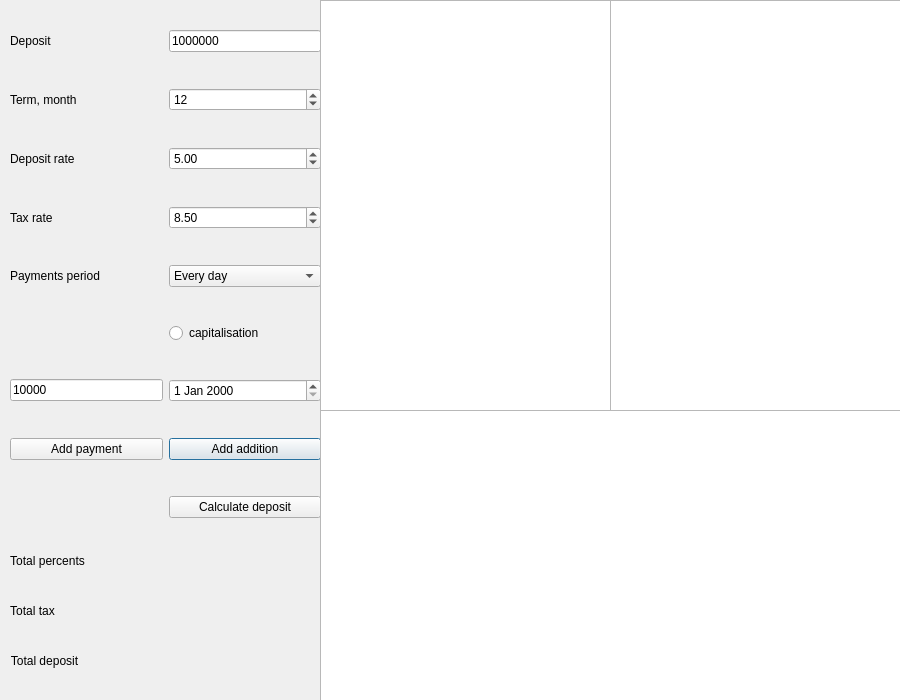
<?xml version="1.0" encoding="UTF-8"?>
<ui version="4.0">
 <class>DepositCalc</class>
 <widget class="QDialog" name="DepositCalc">
  <property name="geometry">
   <rect>
    <x>0</x>
    <y>0</y>
    <width>900</width>
    <height>700</height>
   </rect>
  </property>
  <property name="minimumSize">
   <size>
    <width>900</width>
    <height>700</height>
   </size>
  </property>
  <property name="maximumSize">
   <size>
    <width>900</width>
    <height>700</height>
   </size>
  </property>
  <property name="windowTitle">
   <string>Dialog</string>
  </property>
  <widget class="QWidget" name="gridLayoutWidget">
   <property name="geometry">
    <rect>
     <x>10</x>
     <y>0</y>
     <width>311</width>
     <height>701</height>
    </rect>
   </property>
   <layout class="QGridLayout" name="gridLayout">
    <item row="10" column="0">
     <widget class="QLabel" name="label_8">
      <property name="sizePolicy">
       <sizepolicy hsizetype="Fixed" vsizetype="Fixed">
        <horstretch>0</horstretch>
        <verstretch>0</verstretch>
       </sizepolicy>
      </property>
      <property name="text">
       <string>Total tax</string>
      </property>
      <property name="alignment">
       <set>Qt::AlignCenter</set>
      </property>
     </widget>
    </item>
    <item row="6" column="1">
     <widget class="QDateEdit" name="changeDate"/>
    </item>
    <item row="3" column="1">
     <widget class="QDoubleSpinBox" name="taxRate">
      <property name="maximum">
       <double>50.000000000000000</double>
      </property>
      <property name="singleStep">
       <double>0.100000000000000</double>
      </property>
      <property name="value">
       <double>8.500000000000000</double>
      </property>
     </widget>
    </item>
    <item row="2" column="0">
     <widget class="QLabel" name="label_3">
      <property name="text">
       <string>Deposit rate</string>
      </property>
     </widget>
    </item>
    <item row="11" column="1">
     <widget class="QLabel" name="totalDeposit">
      <property name="text">
       <string> </string>
      </property>
     </widget>
    </item>
    <item row="7" column="1">
     <widget class="QPushButton" name="addAddition">
      <property name="text">
       <string>Add addition</string>
      </property>
     </widget>
    </item>
    <item row="8" column="1">
     <widget class="QPushButton" name="calculate">
      <property name="text">
       <string>Calculate deposit</string>
      </property>
     </widget>
    </item>
    <item row="0" column="1">
     <widget class="QLineEdit" name="depositLine">
      <property name="text">
       <string>1000000</string>
      </property>
     </widget>
    </item>
    <item row="6" column="0">
     <widget class="QLineEdit" name="changeSum">
      <property name="text">
       <string>10000</string>
      </property>
     </widget>
    </item>
    <item row="1" column="0">
     <widget class="QLabel" name="label_2">
      <property name="text">
       <string>Term, month</string>
      </property>
     </widget>
    </item>
    <item row="9" column="0">
     <widget class="QLabel" name="label_7">
      <property name="sizePolicy">
       <sizepolicy hsizetype="Fixed" vsizetype="Fixed">
        <horstretch>0</horstretch>
        <verstretch>0</verstretch>
       </sizepolicy>
      </property>
      <property name="text">
       <string>Total percents</string>
      </property>
      <property name="alignment">
       <set>Qt::AlignCenter</set>
      </property>
     </widget>
    </item>
    <item row="5" column="1">
     <widget class="QRadioButton" name="capitalisation">
      <property name="text">
       <string>capitalisation</string>
      </property>
     </widget>
    </item>
    <item row="7" column="0">
     <widget class="QPushButton" name="addPayment">
      <property name="text">
       <string>Add payment</string>
      </property>
     </widget>
    </item>
    <item row="3" column="0">
     <widget class="QLabel" name="label_4">
      <property name="text">
       <string>Tax rate</string>
      </property>
     </widget>
    </item>
    <item row="4" column="0">
     <widget class="QLabel" name="label_5">
      <property name="text">
       <string>Payments period</string>
      </property>
     </widget>
    </item>
    <item row="9" column="1">
     <widget class="QLabel" name="totalPercents">
      <property name="text">
       <string> </string>
      </property>
     </widget>
    </item>
    <item row="0" column="0">
     <widget class="QLabel" name="label">
      <property name="text">
       <string>Deposit</string>
      </property>
     </widget>
    </item>
    <item row="4" column="1">
     <widget class="QComboBox" name="period">
      <item>
       <property name="text">
        <string>Every day</string>
       </property>
      </item>
      <item>
       <property name="text">
        <string>Every month</string>
       </property>
      </item>
      <item>
       <property name="text">
        <string>Every year</string>
       </property>
      </item>
     </widget>
    </item>
    <item row="11" column="0">
     <widget class="QLabel" name="label_9">
      <property name="sizePolicy">
       <sizepolicy hsizetype="Fixed" vsizetype="Fixed">
        <horstretch>0</horstretch>
        <verstretch>0</verstretch>
       </sizepolicy>
      </property>
      <property name="text">
       <string>Total deposit</string>
      </property>
      <property name="alignment">
       <set>Qt::AlignCenter</set>
      </property>
     </widget>
    </item>
    <item row="10" column="1">
     <widget class="QLabel" name="totalTax">
      <property name="text">
       <string> </string>
      </property>
     </widget>
    </item>
    <item row="2" column="1">
     <widget class="QDoubleSpinBox" name="depositRate">
      <property name="maximum">
       <double>50.000000000000000</double>
      </property>
      <property name="singleStep">
       <double>0.100000000000000</double>
      </property>
      <property name="value">
       <double>5.000000000000000</double>
      </property>
     </widget>
    </item>
    <item row="1" column="1">
     <widget class="QSpinBox" name="months">
      <property name="minimum">
       <number>1</number>
      </property>
      <property name="maximum">
       <number>360</number>
      </property>
      <property name="value">
       <number>12</number>
      </property>
     </widget>
    </item>
   </layout>
  </widget>
  <widget class="QTableWidget" name="tablePayments">
   <property name="geometry">
    <rect>
     <x>320</x>
     <y>0</y>
     <width>291</width>
     <height>411</height>
    </rect>
   </property>
  </widget>
  <widget class="QTableWidget" name="tableAdditions">
   <property name="geometry">
    <rect>
     <x>610</x>
     <y>0</y>
     <width>291</width>
     <height>411</height>
    </rect>
   </property>
  </widget>
  <widget class="QTableWidget" name="tableReport">
   <property name="geometry">
    <rect>
     <x>320</x>
     <y>410</y>
     <width>581</width>
     <height>291</height>
    </rect>
   </property>
  </widget>
 </widget>
 <resources/>
 <connections/>
</ui>
